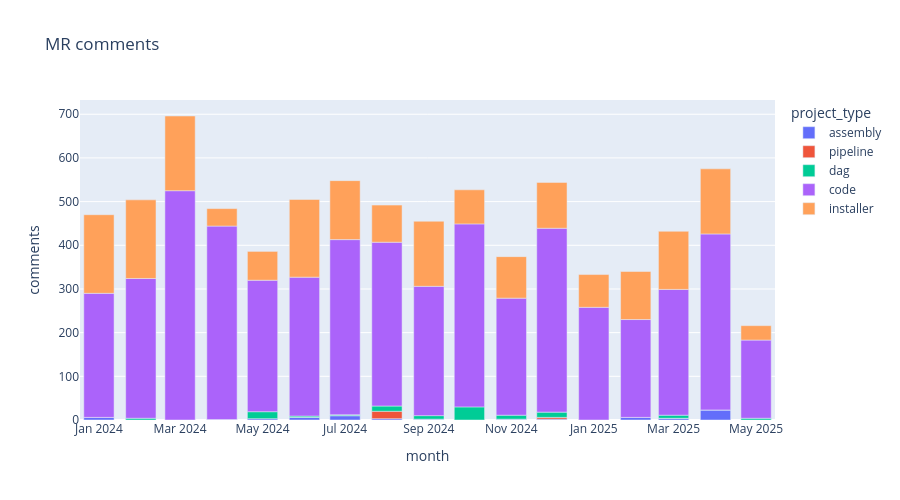

The cell this chart's notebook holds for it:
### Code cell
px.bar(mrs_comments.toPandas(),x='month',y='comments',color='project_type',title='MR comments',height=500)
